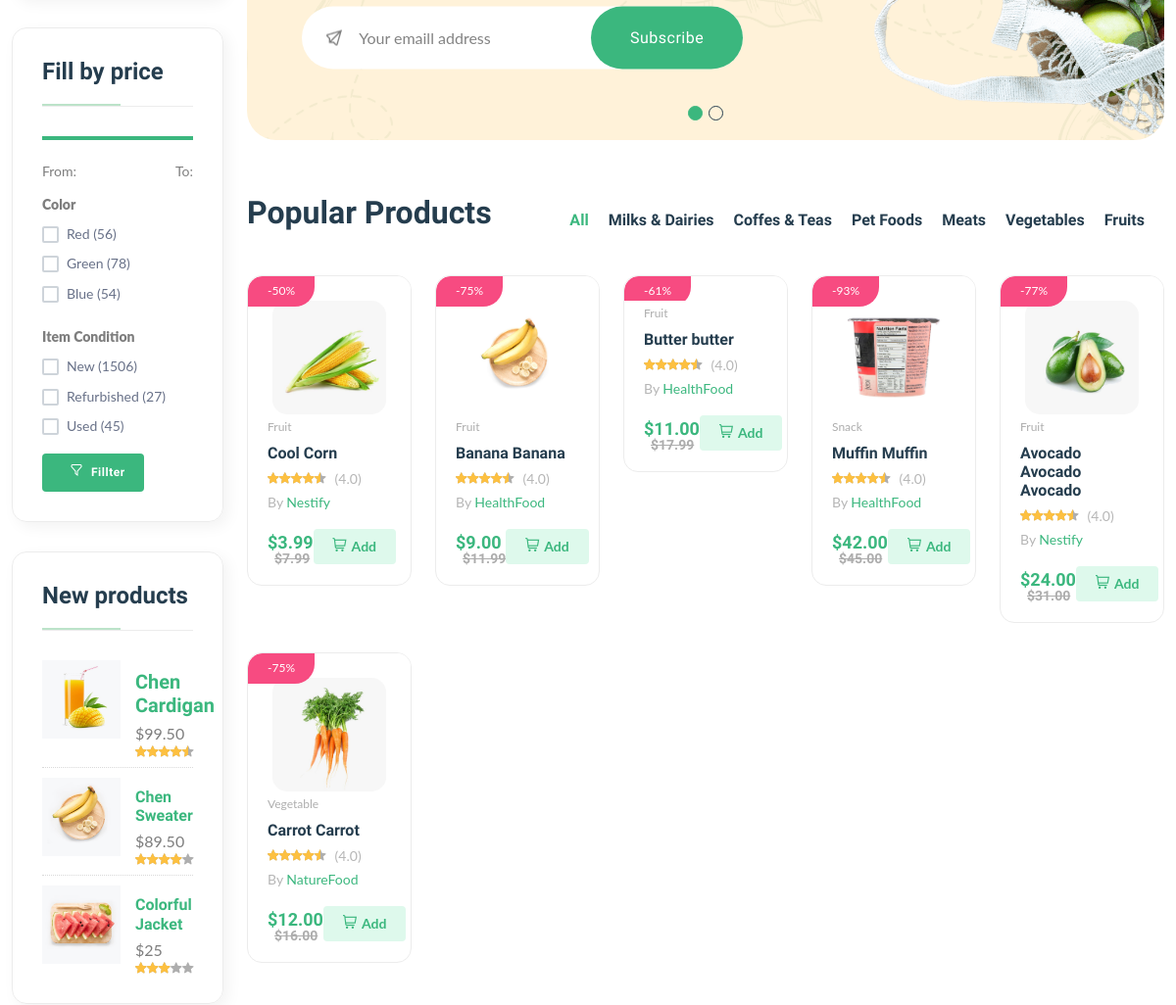
Before: / (middle part) with the older database file.
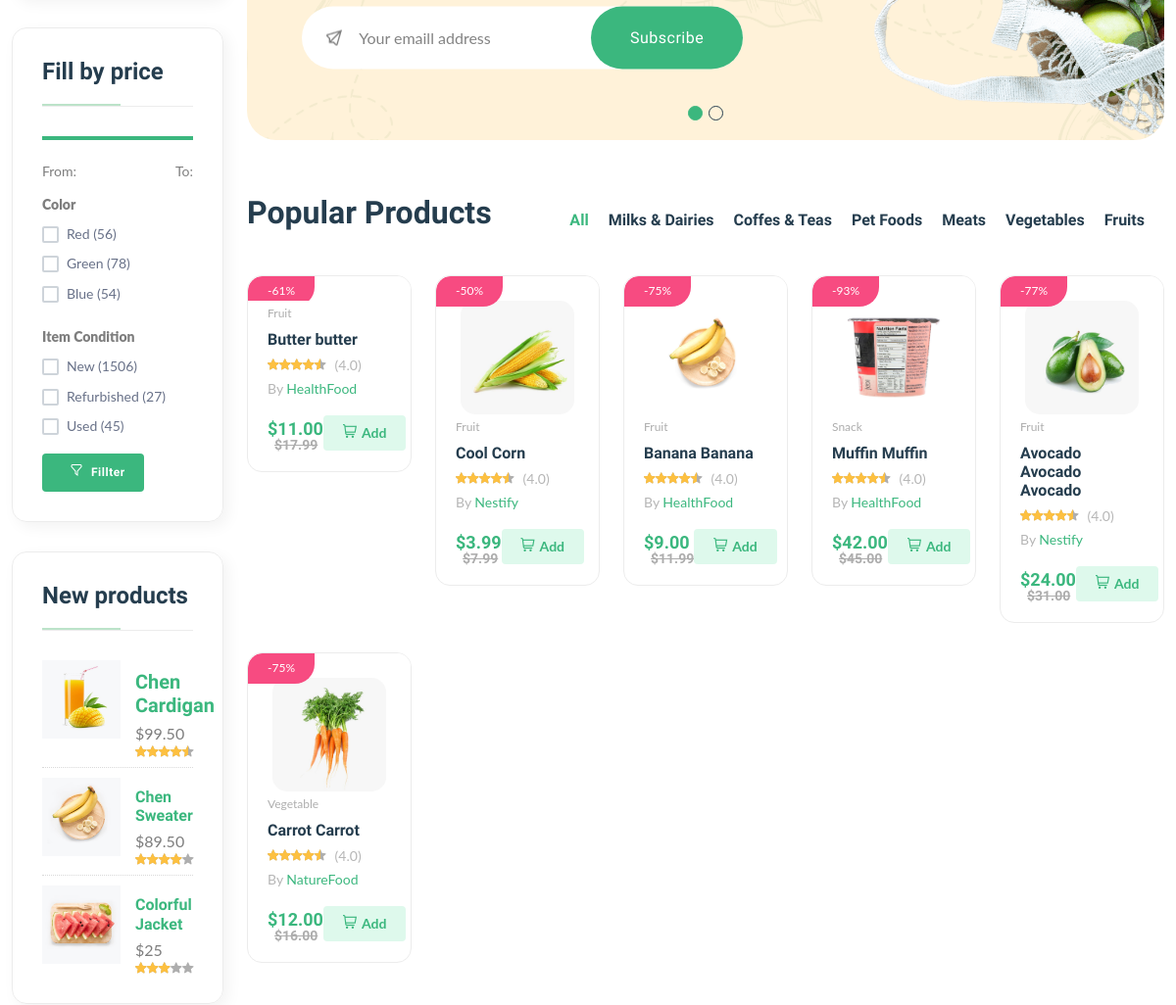
After: the same page with the newer database file.
### core/models.py (models this page shows, shortened)
class Product(models.Model):
    pid = ShortUUIDField(
        unique=True,
        length=10,
        max_length=30,
        alphabet='abcdefgh12345'
        )
    user = models.ForeignKey(User, on_delete=models.SET_NULL, null=True) # noqa
    category = models.ForeignKey(
        Category,
        on_delete=models.SET_NULL,
        null=True,
        related_name='category',
        )
    vendor = models.ForeignKey(
        Vendor,
        on_delete=models.SET_NULL,
        null=True,
        related_name='vendor'
        )
    title = models.CharField(max_length=100, default="Title here")
    image = models.ImageField(upload_to=user_directory_path, default='product.jpg') # noqa
    description = CKEditor5Field(null=True, blank=True, default='This is a product', config_name='extends') # noqa
    price = models.DecimalField(max_digits=99999999, decimal_places=2, default='0.99') # noqa
    old_price = models.DecimalField(max_digits=99999999, decimal_places=2, default='1.99') # noqa
    specifications = CKEditor5Field(null=True, blank=True, default='Specification', config_name='extends') # noqa
    tags = TaggableManager(blank=True)
    product_status = models.CharField(choices=STATUS, max_length=10, default='in_review') # noqa
    status = models.BooleanField(default=True)
    in_stock = models.BooleanField(default=True)
    featured = models.BooleanField(default=False)
    digital = models.BooleanField(default=False)
    stock_count = models.PositiveIntegerField(blank=True, null=True)
    product_type = models.CharField(max_length=100, default="Ornganic", blank=True, null=True)
    manufactured = models.DateTimeField(auto_now_add=False, null=True, blank=True)
    life = models.CharField(max_length=100, default="100 Days", blank=True, null=True)
    sku = ShortUUIDField(
        unique=True,
        length=4,
        max_length=10,
        prefix='sku',
        alphabet='1234567890'
        )
    date = models.DateTimeField(auto_now_add=True)
    updated = models.DateTimeField(auto_now=True)
    def get_percentage(self):
        new_price = (self.price / self.old_price) * 100
        return new_price

class Category(models.Model):
    cid = ShortUUIDField(
        unique=True,
        length=10,
        max_length=30,
        prefix='cat',
        alphabet='abcdefgh12345'
        )
    title = models.CharField(max_length=100, default='This is a category')
    image = models.ImageField(upload_to='category/', default='category.jpg')
    class Meta:
        verbose_name_plural = 'categories'
    def __str__(self):
        return str(self.title)

class Vendor(models.Model):
    vid = ShortUUIDField(
        unique=True,
        length=10,
        max_length=30,
        prefix='ven',
        alphabet='abcdefgh12345'
        )
    user = models.ForeignKey(User, on_delete=models.SET_NULL, null=True)
    title = models.CharField(max_length=100, default="Nestify")
    image = models.ImageField(upload_to=user_directory_path, default='vendor.jpg') # noqa
    cover_image = models.ImageField(upload_to=user_directory_path, default='vendor.jpg') # noqa
    description = CKEditor5Field(null=True, blank=True, default='I am a vendor', config_name='extends') # noqa
    address = models.CharField(max_length=100, default='123 Street Road')
    contact = models.CharField(max_length=100, default='+123 (456) 789')
    chat_resp_time = models.CharField(max_length=100, default='100')
    shipping_on_time = models.CharField(max_length=100, default='100')
    authentic_rating = models.CharField(max_length=100, default='100')
    days_return = models.CharField(max_length=100, default='100')
    warranty_period = models.CharField(max_length=100, default='100')
    date = models.DateTimeField(auto_now_add=True, null=True, blank=True)
    class Meta:
        verbose_name = 'Vendor'
        verbose_name_plural = 'Vendors'
    def __str__(self):
        return str(self.title)

### core/views.py (the view)
# urls.py: path("", views.index, name='home'),
def index(request):
    products = Product.objects.filter(
        featured=True,
        product_status='published',
    ).order_by('-updated')
    context = {
        'products': products
    }
    return render(request, 'core/index.html', context)

### core/context_processor.py (called while the page is built)
def default(request):
    categories = Category.objects.annotate(
        product_count=Count(
            'category',
            filter=Q(category__product_status='published')
        )
    )
    vendors = Vendor.objects.all()
    tags = Tag.objects.all()
    min_max_price = Product.objects.aggregate(Min('price'), Max('price'))
    context = {
        'categories': categories,
        'vendors': vendors,
        'tags': tags,
        'min_max_price': min_max_price,
    }
    return context

### templates/core/index.html (shortened to what the changed rows need)
{% extends 'base.html' %}
{% load static %}
{% block content %}
<main class="main">
  <div class="container mb-30">
    <div class="row flex-row-reverse">
      <div class="col-lg-4-5">
        <section class="product-tabs section-padding position-relative">
          <div class="tab-content" id="myTabContent">
            <div
              class="tab-pane fade show active"
              id="tab-one"
              role="tabpanel"
              aria-labelledby="tab-one"
            >
              <div class="row product-grid-4">
                {% for prod in products %}
                <div class="col-lg-1-5 col-md-4 col-12 col-sm-6">
                  <div class="product-cart-wrap mb-30">
                    <div class="product-img-action-wrap">
                      <div class="product-img product-img-zoom">
                        <a
                          href="{% url 'product_detail' prod.category.title prod.pid %}"
                        >
                          <img
                            class="default-img"
                            src="{{ prod.image.url }}"
                            alt=""
                          />
                        </a>
                      </div>
                      <div
                        class="product-badges product-badges-position product-badges-mrg"
                      >
                        <span class="hot"
                          >-{{prod.get_percentage | floatformat:0}}%</span
                        >
                      </div>
                    </div>
                    <div class="product-content-wrap">
                      <div class="product-category">
                        <a
                          href="{% url 'product_detail' prod.category.title prod.pid %}"
                          >{{ prod.category.title | capfirst }}</a
                        >
                      </div>
                      <h2>
                        <a
                          href="{% url 'product_detail' prod.category.title prod.pid %}"
                          >{{ prod.title }}</a
                        >
                      </h2>
                      <div class="product-rate-cover">
                        <div class="product-rate d-inline-block">
                          <div class="product-rating" style="width: 90%"></div>
                        </div>
                        <span class="font-small ml-5 text-muted"> (4.0)</span>
                      </div>
                      <div>
                        <span class="font-small text-muted"
                          >By
                          <a
                            href="{% url 'vendor_detail' prod.vendor prod.vendor.vid %}"
                            >{{prod.vendor}}</a
                          ></span
                        >
                      </div>
                      <div class="product-card-bottom">
                        <div class="product-price lh-1">
                          <span class="current-price-{{ prod.pid }}">${{ prod.price }}</span>
                          <span class="old-price">${{prod.old_price}}</span>
                        </div>
                        <div class="add-cart">
                          <button
                            class="add add-to-cart-btn"
                            style="border: none;"
                            href="#"
                            data-index="{{ prod.pid }}"
                            id="add-to-cart-btn"
                            ><i class="fi-rs-shopping-cart mr-5"></i>Add
                          </button>
                        </div>
                      </div>
                    </div>
                  </div>
                </div>
                {% endfor %}
              </div>
            </div>
          </div>
        </section>
      </div>
    </div>
  </div>
</main>
{% endblock %}

Changed rows visible on the page:
changed Product "Butter butter": moves up the list
